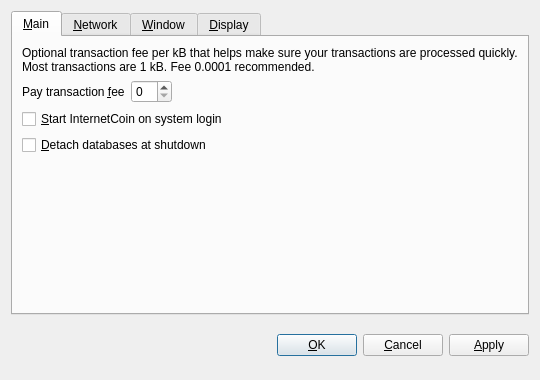
<?xml version="1.0" encoding="UTF-8"?>
<ui version="4.0">
 <class>OptionsDialog</class>
 <widget class="QDialog" name="OptionsDialog">
  <property name="geometry">
   <rect>
    <x>0</x>
    <y>0</y>
    <width>540</width>
    <height>380</height>
   </rect>
  </property>
  <property name="windowTitle">
   <string>Options</string>
  </property>
  <property name="modal">
   <bool>true</bool>
  </property>
  <layout class="QVBoxLayout" name="verticalLayout">
   <item>
    <widget class="QTabWidget" name="tabWidget">
     <property name="tabPosition">
      <enum>QTabWidget::North</enum>
     </property>
     <property name="currentIndex">
      <number>0</number>
     </property>
     <widget class="QWidget" name="tabMain">
      <attribute name="title">
       <string>&amp;Main</string>
      </attribute>
      <layout class="QVBoxLayout" name="verticalLayout_Main">
       <item>
        <widget class="QLabel" name="transactionFeeInfoLabel">
         <property name="text">
          <string>Optional transaction fee per kB that helps make sure your transactions are processed quickly. Most transactions are 1 kB. Fee 0.0001 recommended.</string>
         </property>
         <property name="textFormat">
          <enum>Qt::PlainText</enum>
         </property>
         <property name="wordWrap">
          <bool>true</bool>
         </property>
        </widget>
       </item>
       <item>
        <layout class="QHBoxLayout" name="horizontalLayout_Main">
         <item>
          <widget class="QLabel" name="transactionFeeLabel">
           <property name="text">
            <string>Pay transaction &amp;fee</string>
           </property>
           <property name="textFormat">
            <enum>Qt::PlainText</enum>
           </property>
           <property name="buddy">
            <cstring>transactionFee</cstring>
           </property>
          </widget>
         </item>
         <item>
          <widget class="BitcoinAmountField" name="transactionFee"/>
         </item>
         <item>
          <spacer name="horizontalSpacer_Main">
           <property name="orientation">
            <enum>Qt::Horizontal</enum>
           </property>
           <property name="sizeHint" stdset="0">
            <size>
             <width>40</width>
             <height>20</height>
            </size>
           </property>
          </spacer>
         </item>
        </layout>
       </item>
       <item>
        <widget class="QCheckBox" name="bitcoinAtStartup">
         <property name="toolTip">
          <string>Automatically start InternetCoin after logging in to the system.</string>
         </property>
         <property name="text">
          <string>&amp;Start InternetCoin on system login</string>
         </property>
        </widget>
       </item>
       <item>
        <widget class="QCheckBox" name="detachDatabases">
         <property name="toolTip">
          <string>Detach block and address databases at shutdown. This means they can be moved to another data directory, but it slows down shutdown. The wallet is always detached.</string>
         </property>
         <property name="text">
          <string>&amp;Detach databases at shutdown</string>
         </property>
        </widget>
       </item>
       <item>
        <spacer name="verticalSpacer_Main">
         <property name="orientation">
          <enum>Qt::Vertical</enum>
         </property>
         <property name="sizeHint" stdset="0">
          <size>
           <width>20</width>
           <height>40</height>
          </size>
         </property>
        </spacer>
       </item>
      </layout>
     </widget>
     <widget class="QWidget" name="tabNetwork">
      <attribute name="title">
       <string>&amp;Network</string>
      </attribute>
      <layout class="QVBoxLayout" name="verticalLayout_Network">
       <item>
        <widget class="QCheckBox" name="mapPortUpnp">
         <property name="toolTip">
          <string>Automatically open the InternetCoin client port on the router. This only works when your router supports UPnP and it is enabled.</string>
         </property>
         <property name="text">
          <string>Map port using &amp;UPnP</string>
         </property>
        </widget>
       </item>
       <item>
        <widget class="QCheckBox" name="connectSocks">
         <property name="toolTip">
          <string>Connect to the InternetCoin network through a SOCKS proxy (e.g. when connecting through Tor).</string>
         </property>
         <property name="text">
          <string>&amp;Connect through SOCKS proxy:</string>
         </property>
        </widget>
       </item>
       <item>
        <layout class="QHBoxLayout" name="horizontalLayout_Network">
         <item>
          <widget class="QLabel" name="proxyIpLabel">
           <property name="text">
            <string>Proxy &amp;IP:</string>
           </property>
           <property name="textFormat">
            <enum>Qt::PlainText</enum>
           </property>
           <property name="buddy">
            <cstring>proxyIp</cstring>
           </property>
          </widget>
         </item>
         <item>
          <widget class="QValidatedLineEdit" name="proxyIp">
           <property name="maximumSize">
            <size>
             <width>140</width>
             <height>16777215</height>
            </size>
           </property>
           <property name="toolTip">
            <string>IP address of the proxy (e.g. 127.0.0.1)</string>
           </property>
          </widget>
         </item>
         <item>
          <widget class="QLabel" name="proxyPortLabel">
           <property name="text">
            <string>&amp;Port:</string>
           </property>
           <property name="textFormat">
            <enum>Qt::PlainText</enum>
           </property>
           <property name="buddy">
            <cstring>proxyPort</cstring>
           </property>
          </widget>
         </item>
         <item>
          <widget class="QLineEdit" name="proxyPort">
           <property name="maximumSize">
            <size>
             <width>55</width>
             <height>16777215</height>
            </size>
           </property>
           <property name="toolTip">
            <string>Port of the proxy (e.g. 9050)</string>
           </property>
          </widget>
         </item>
         <item>
          <widget class="QLabel" name="socksVersionLabel">
           <property name="text">
            <string>SOCKS &amp;Version:</string>
           </property>
           <property name="textFormat">
            <enum>Qt::PlainText</enum>
           </property>
           <property name="buddy">
            <cstring>socksVersion</cstring>
           </property>
          </widget>
         </item>
         <item>
          <widget class="QValueComboBox" name="socksVersion">
           <property name="toolTip">
            <string>SOCKS version of the proxy (e.g. 5)</string>
           </property>
          </widget>
         </item>
         <item>
          <spacer name="horizontalSpacer_Network">
           <property name="orientation">
            <enum>Qt::Horizontal</enum>
           </property>
           <property name="sizeHint" stdset="0">
            <size>
             <width>40</width>
             <height>20</height>
            </size>
           </property>
          </spacer>
         </item>
        </layout>
       </item>
       <item>
        <spacer name="verticalSpacer_Network">
         <property name="orientation">
          <enum>Qt::Vertical</enum>
         </property>
         <property name="sizeHint" stdset="0">
          <size>
           <width>20</width>
           <height>40</height>
          </size>
         </property>
        </spacer>
       </item>
      </layout>
     </widget>
     <widget class="QWidget" name="tabWindow">
      <attribute name="title">
       <string>&amp;Window</string>
      </attribute>
      <layout class="QVBoxLayout" name="verticalLayout_Window">
       <item>
        <widget class="QCheckBox" name="minimizeToTray">
         <property name="toolTip">
          <string>Show only a tray icon after minimizing the window.</string>
         </property>
         <property name="text">
          <string>&amp;Minimize to the tray instead of the taskbar</string>
         </property>
        </widget>
       </item>
       <item>
        <widget class="QCheckBox" name="minimizeOnClose">
         <property name="toolTip">
          <string>Minimize instead of exit the application when the window is closed. When this option is enabled, the application will be closed only after selecting Quit in the menu.</string>
         </property>
         <property name="text">
          <string>M&amp;inimize on close</string>
         </property>
        </widget>
       </item>
       <item>
        <spacer name="verticalSpacer_Window">
         <property name="orientation">
          <enum>Qt::Vertical</enum>
         </property>
         <property name="sizeHint" stdset="0">
          <size>
           <width>20</width>
           <height>40</height>
          </size>
         </property>
        </spacer>
       </item>
      </layout>
     </widget>
     <widget class="QWidget" name="tabDisplay">
      <attribute name="title">
       <string>&amp;Display</string>
      </attribute>
      <layout class="QVBoxLayout" name="verticalLayout_Display">
       <item>
        <layout class="QHBoxLayout" name="horizontalLayout_1_Display">
         <item>
          <widget class="QLabel" name="langLabel">
           <property name="text">
            <string>User Interface &amp;language:</string>
           </property>
           <property name="textFormat">
            <enum>Qt::PlainText</enum>
           </property>
           <property name="buddy">
            <cstring>lang</cstring>
           </property>
          </widget>
         </item>
         <item>
          <widget class="QValueComboBox" name="lang">
           <property name="toolTip">
            <string>The user interface language can be set here. This setting will take effect after restarting InternetCoin.</string>
           </property>
          </widget>
         </item>
        </layout>
       </item>
       <item>
        <layout class="QHBoxLayout" name="horizontalLayout_2_Display">
         <item>
          <widget class="QLabel" name="unitLabel">
           <property name="text">
            <string>&amp;Unit to show amounts in:</string>
           </property>
           <property name="textFormat">
            <enum>Qt::PlainText</enum>
           </property>
           <property name="buddy">
            <cstring>unit</cstring>
           </property>
          </widget>
         </item>
         <item>
          <widget class="QValueComboBox" name="unit">
           <property name="toolTip">
            <string>Choose the default subdivision unit to show in the interface and when sending coins.</string>
           </property>
          </widget>
         </item>
        </layout>
       </item>
       <item>
        <widget class="QCheckBox" name="displayAddresses">
         <property name="toolTip">
          <string>Whether to show InternetCoin addresses in the transaction list or not.</string>
         </property>
         <property name="text">
          <string>&amp;Display addresses in transaction list</string>
         </property>
        </widget>
       </item>
       <item>
        <spacer name="verticalSpacer_Display">
         <property name="orientation">
          <enum>Qt::Vertical</enum>
         </property>
         <property name="sizeHint" stdset="0">
          <size>
           <width>20</width>
           <height>40</height>
          </size>
         </property>
        </spacer>
       </item>
      </layout>
     </widget>
    </widget>
   </item>
   <item>
    <layout class="QHBoxLayout" name="horizontalLayout_Buttons">
     <item>
      <spacer name="horizontalSpacer_1">
       <property name="orientation">
        <enum>Qt::Horizontal</enum>
       </property>
       <property name="sizeHint" stdset="0">
        <size>
         <width>40</width>
         <height>48</height>
        </size>
       </property>
      </spacer>
     </item>
     <item>
      <widget class="QLabel" name="statusLabel">
       <property name="font">
        <font>
         <weight>75</weight>
         <bold>true</bold>
        </font>
       </property>
       <property name="text">
        <string/>
       </property>
       <property name="textFormat">
        <enum>Qt::PlainText</enum>
       </property>
       <property name="wordWrap">
        <bool>true</bool>
       </property>
      </widget>
     </item>
     <item>
      <spacer name="horizontalSpacer_2">
       <property name="orientation">
        <enum>Qt::Horizontal</enum>
       </property>
       <property name="sizeHint" stdset="0">
        <size>
         <width>40</width>
         <height>48</height>
        </size>
       </property>
      </spacer>
     </item>
     <item>
      <widget class="QPushButton" name="okButton">
       <property name="text">
        <string>&amp;OK</string>
       </property>
      </widget>
     </item>
     <item>
      <widget class="QPushButton" name="cancelButton">
       <property name="text">
        <string>&amp;Cancel</string>
       </property>
       <property name="autoDefault">
        <bool>false</bool>
       </property>
      </widget>
     </item>
     <item>
      <widget class="QPushButton" name="applyButton">
       <property name="text">
        <string>&amp;Apply</string>
       </property>
       <property name="autoDefault">
        <bool>false</bool>
       </property>
      </widget>
     </item>
    </layout>
   </item>
  </layout>
 </widget>
 <customwidgets>
  <customwidget>
   <class>BitcoinAmountField</class>
   <extends>QSpinBox</extends>
   <header>bitcoinamountfield.h</header>
  </customwidget>
  <customwidget>
   <class>QValueComboBox</class>
   <extends>QComboBox</extends>
   <header>qvaluecombobox.h</header>
  </customwidget>
  <customwidget>
   <class>QValidatedLineEdit</class>
   <extends>QLineEdit</extends>
   <header>qvalidatedlineedit.h</header>
  </customwidget>
 </customwidgets>
 <resources/>
 <connections/>
</ui>
